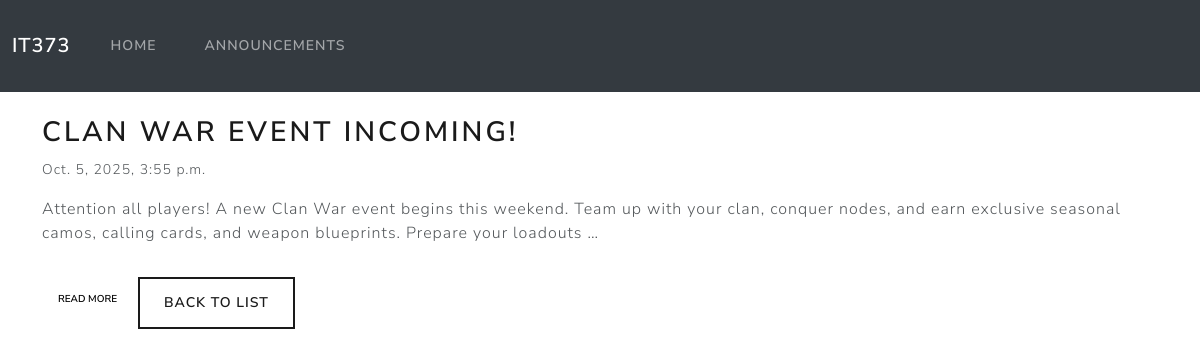
Page /announcements/4/ on the committed database.
### details/models.py (models this page shows, shortened)
class Announcement(models.Model):
    title = models.CharField(max_length=200)
    content = models.TextField()
    date_posted = models.DateTimeField(auto_now_add=True)

### details/views.py (the view)
# urls.py: path('announcements/<int:pk>/', views.announcement_detail, name='announcement_detail'),
def announcement_detail(request, pk):
    announcement = get_object_or_404(Announcement, pk=pk)
    return render(request, 'details/announcement_detail.html', {'announcement': announcement})

### details/templates/details/announcement_detail.html (shortened to what this page needs)
{% extends 'details/base.html' %}
{% block content %}
<h2>{{ announcement.title }}</h2>
<p><small>{{ announcement.date_posted }}</small></p>
<p id="short-content">{{ announcement.content|truncatechars:200 }}</p>
<button id="toggle-btn" class="btn btn-secondary btn-sm mt-2">Read more</button>
<a href="/announcements/" class="btn btn-outline-primary mt-3">Back to list</a>
{% endblock %}

### rows in the picture
Announcement: title "CLAN WAR EVENT INCOMING!", date_posted "Oct. 5, 2025, 3:55 p.m.", content "Attention all players! A new Clan War event begins this weekend. Team up with your clan, conquer nodes, and earn exclusive seasonal camos, calling cards, and weapon blueprints. Prepare your loadouts …"
